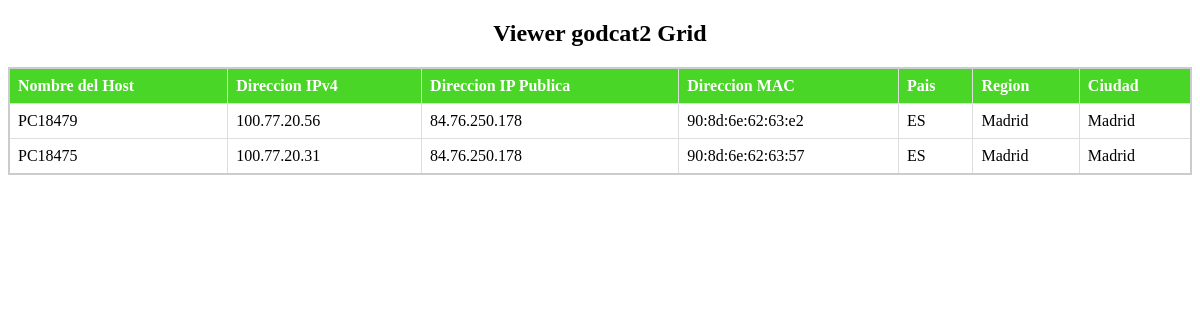
The page /server.php on the database its author committed.
### tables this page shows
CREATE TABLE `info_json` (
  `id` int NOT NULL,
  `nombre_host` varchar(255) DEFAULT NULL,
  `direccion_ipv4` varchar(15) DEFAULT NULL,
  `mascara_subred` varchar(15) DEFAULT NULL,
  `direccion_ip_publica` varchar(15) DEFAULT NULL,
  `direccion_mac` varchar(17) DEFAULT NULL,
  `dns` varchar(255) DEFAULT NULL,
  `sistema_operativo` varchar(255) DEFAULT NULL,
  `version_sistema` varchar(255) DEFAULT NULL,
  `pais` varchar(50) DEFAULT NULL,
  `region` varchar(50) DEFAULT NULL,
  `ciudad` varchar(50) DEFAULT NULL,
  `zip` varchar(10) DEFAULT NULL,
  `isp` varchar(255) DEFAULT NULL,
  `timezone` varchar(50) DEFAULT NULL,
  `usuario` varchar(255) DEFAULT NULL
);

### server.php (the view, shortened to what this page needs)
<!DOCTYPE html>
<html lang="es">
<head>
</head>
<body>
<h2>Viewer godcat2 Grid</h2>
<table id="hostTable">
    <tr>
        <th>Nombre del Host</th>
        <th>Direccion IPv4</th>
        <th>Direccion IP Publica</th>
        <th>Direccion MAC</th>
        <th>Pais</th>
        <th>Region</th>
        <th>Ciudad</th>
    </tr>
    <?php
    $servername = "localhost";
    $username = "godcat2";
    $password = "Godcat_123";
    $dbname = "godcat2";
    $conn = new mysqli($servername, $username, $password, $dbname);
    $sql = "SELECT * FROM info_json";
    $result = $conn->query($sql);
    if ($result->num_rows > 0) {
        while($row = $result->fetch_assoc()) {
            echo "<tr class='hostRow'>";
            echo "<td>" . $row["nombre_host"] . "</td>";
            echo "<td>" . $row["direccion_ipv4"] . "</td>";
            echo "<td>" . $row["direccion_ip_publica"] . "</td>";
            echo "<td>" . $row["direccion_mac"] . "</td>";
            echo "<td>" . $row["pais"] . "</td>";
            echo "<td>" . $row["region"] . "</td>";
            echo "<td>" . $row["ciudad"] . "</td>";
            echo "</tr>";
        }
    } else {
        echo "0 resultados";
    }
    ?>
</table>
</body>
</html>

### server.php (style rules this page uses)
table { width: 100%; border-collapse: collapse; margin: 20px 0; border: 2px solid #ccc; }
th, td { padding: 8px; text-align: left; border-bottom: 1px solid #ddd; border-right: 1px solid #ddd; }
th { background-color: #4ad626; color: white; }
h2 { text-align: center; margin-bottom: 20px; }
td:nth-child(odd) { background-color: transparent; }

### rows shown on the page
info_json: nombre_host "PC18479", direccion_ipv4 "100.77.20.56", direccion_ip_publica "84.76.250.178", direccion_mac "90:8d:6e:62:63:e2", pais "ES", region "Madrid", ciudad "Madrid"
info_json: nombre_host "PC18475", direccion_ipv4 "100.77.20.31", direccion_ip_publica "84.76.250.178", direccion_mac "90:8d:6e:62:63:57", pais "ES", region "Madrid", ciudad "Madrid"
